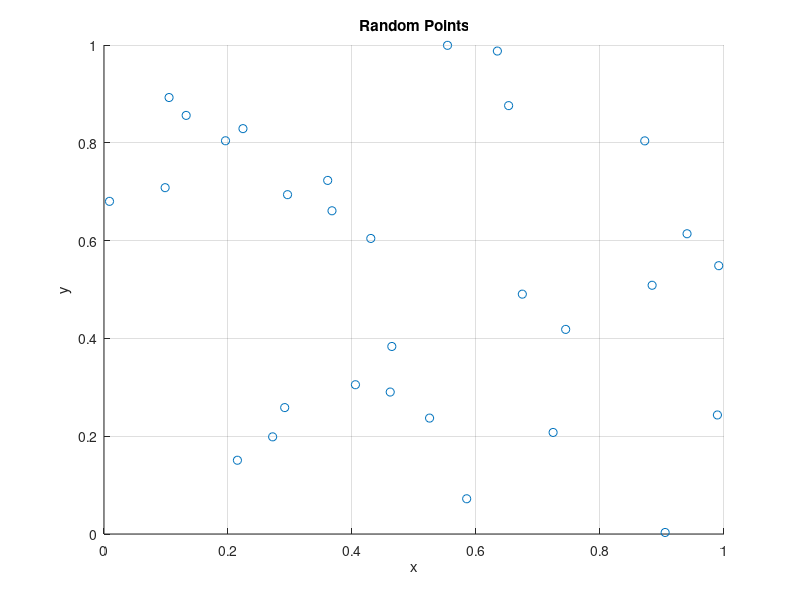

MATLAB code for this plot:
% Scatter Plot — Random scatter
% Generate random 2D points and display as a scatter plot.
% Pull toolbox functions (signal, stats, graphics, io) into scope so we
% can call them by short name (fft, butter, plot, std, ...). Without this,
% we'd need fully qualified names like signal.transforms.fft(...).


clear
close all

x = rand(1, 30);
y = rand(1, 30);
figure
scatter(x, y)
title('Random Points')
xlabel('x')
ylabel('y')
grid on
